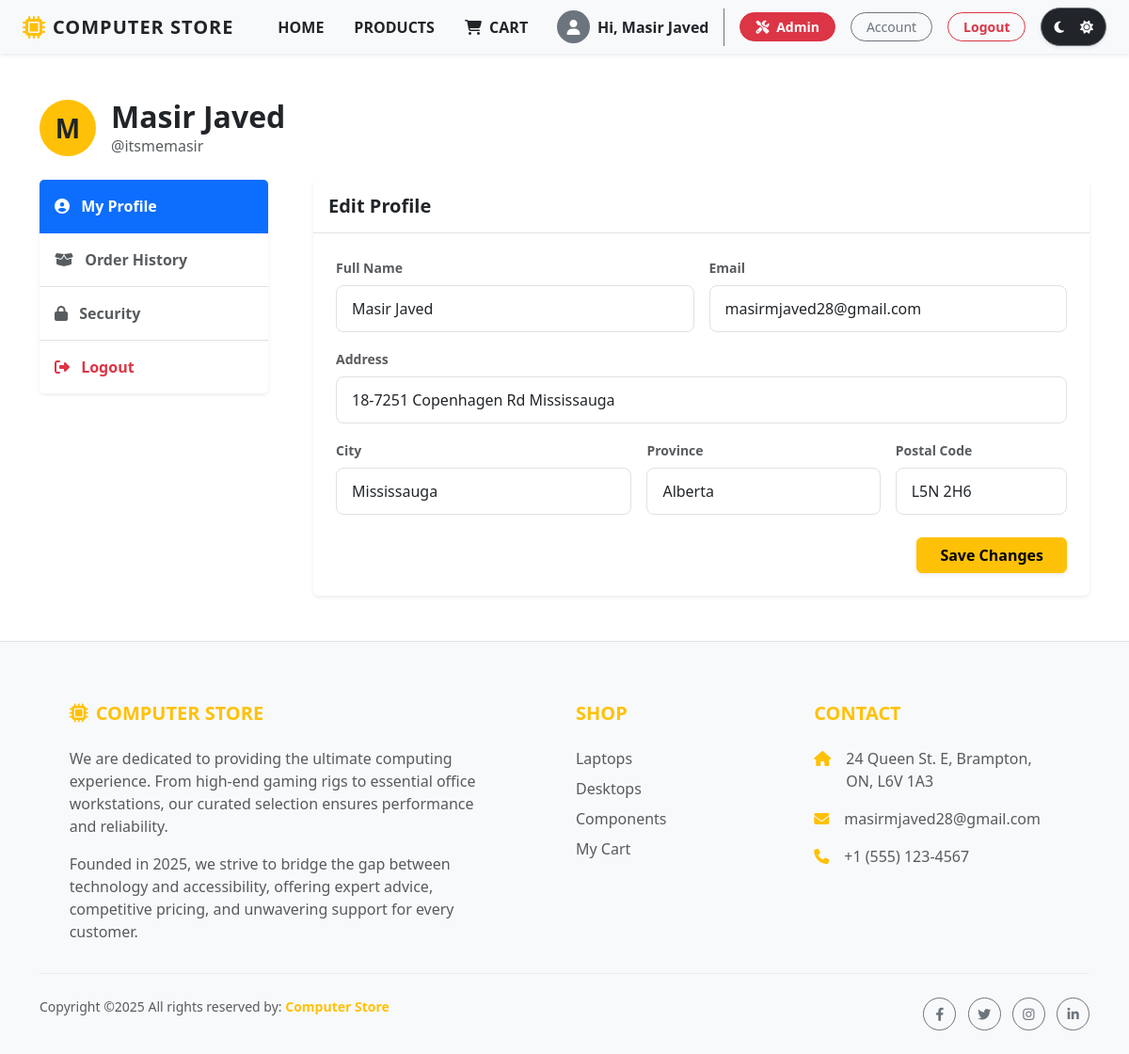
Page /account.php (signed in) on the committed database.
### tables this page shows
CREATE TABLE `users` (
  `id` int(11) NOT NULL,
  `name` varchar(255) NOT NULL,
  `email` varchar(255) NOT NULL,
  `username` varchar(50) DEFAULT NULL,
  `password` varchar(255) NOT NULL,
  `is_admin` tinyint(1) DEFAULT 0,
  `address` varchar(255) DEFAULT NULL,
  `city` varchar(100) DEFAULT NULL,
  `province` varchar(100) DEFAULT NULL,
  `postal_code` varchar(20) DEFAULT NULL
);

### account.php (the view, shortened to what this page needs)
<?php
require_once "./includes/header.php";
require_once "./db/conn.php";
$user_id = $_SESSION['id'];
$user_sql = "SELECT name, email, username, address, city, province, postal_code FROM users WHERE id = ?";
$user_data = [];
if ($stmt = mysqli_prepare($conn, $user_sql)) {
    mysqli_stmt_bind_param($stmt, "i", $user_id);
    mysqli_stmt_execute($stmt);
    $result = mysqli_stmt_get_result($stmt);
    $user_data = mysqli_fetch_assoc($result);
}
?>
<div class="container py-5">
    <div class="d-flex align-items-center gap-3 mb-4">
        <div class="bg-warning text-dark rounded-circle d-flex align-items-center justify-content-center fw-bold fs-3" style="width: 60px; height: 60px;">
            <?php echo strtoupper(substr($user_data['name'], 0, 1)); ?>
        </div>
        <div>
            <h2 class="fw-bold m-0"><?php echo htmlspecialchars($user_data['name']); ?></h2>
            <p class="text-muted m-0">@<?php echo htmlspecialchars($user_data['username']); ?></p>
        </div>
    </div>
    <div class="row g-5">
        <div class="col-lg-3">
            <div class="card border-0 shadow-sm">
                <div class="list-group list-group-flush">
                    <a class="list-group-item list-group-item-action active fw-bold py-3" data-bs-toggle="list" href="#profile">
                        <i class="fas fa-user-circle me-2"></i> My Profile
                    </a>
                    <a class="list-group-item list-group-item-action fw-bold py-3" data-bs-toggle="list" href="#orders">
                        <i class="fas fa-box-open me-2"></i> Order History
                    </a>
                    <a class="list-group-item list-group-item-action fw-bold py-3" data-bs-toggle="list" href="#settings">
                        <i class="fas fa-lock me-2"></i> Security
                    </a>
                    <a href="logout.php" class="list-group-item list-group-item-action text-danger fw-bold py-3">
                        <i class="fas fa-sign-out-alt me-2"></i> Logout
                    </a>
                </div>
            </div>
        </div>
        <div class="col-lg-9">
            <div class="tab-content">
                <div class="tab-pane fade show active" id="profile">
                    <div class="card border-0 shadow-sm">
                        <div class="card-header bg-transparent border-bottom py-3">
                            <h5 class="fw-bold m-0">Edit Profile</h5>
                        </div>
                        <div class="card-body p-4">
                            <form method="POST">
                                <div class="row g-3">
                                    <div class="col-md-6">
                                        <label class="form-label small fw-bold text-muted">Full Name</label>
                                        <input type="text" name="name" class="form-control" value="<?php echo htmlspecialchars($user_data['name']); ?>" required>
                                    </div>
                                    <div class="col-md-6">
                                        <label class="form-label small fw-bold text-muted">Email</label>
                                        <input type="email" name="email" class="form-control" value="<?php echo htmlspecialchars($user_data['email']); ?>" required>
                                    </div>
                                    <div class="col-12">
                                        <label class="form-label small fw-bold text-muted">Address</label>
                                        <input type="text" name="address" class="form-control" value="<?php echo htmlspecialchars($user_data['address']); ?>">
                                    </div>
                                    <div class="col-md-5">
                                        <label class="form-label small fw-bold text-muted">City</label>
                                        <input type="text" name="city" class="form-control" value="<?php echo htmlspecialchars($user_data['city']); ?>">
                                    </div>
                                    <div class="col-md-4">
                                        <label class="form-label small fw-bold text-muted">Province</label>
                                        <input type="text" name="province" class="form-control" value="<?php echo htmlspecialchars($user_data['province']); ?>">
                                    </div>
                                    <div class="col-md-3">
                                        <label class="form-label small fw-bold text-muted">Postal Code</label>
                                        <input type="text" name="zip" class="form-control" value="<?php echo htmlspecialchars($user_data['postal_code']); ?>">
                                    </div>
                                    <div class="col-12 mt-4 text-end">
                                        <button type="submit" name="update_profile" class="btn btn-warning fw-bold px-4 shadow-sm">Save Changes</button>
                                    </div>
                                </div>
                            </form>
                        </div>
                    </div>
                </div>
            </div>
        </div>
    </div>
</div>
<?php require_once "./includes/footer.php" ?>

### css/style.css (style rules this page uses)
.form-control, .form-select { padding: 0.75rem 1rem; border-radius: 8px; border: 1px solid #dee2e6; }

### rows in the picture
users: name "M", name "Masir Javed", username "itsmemasir", email "masirmjaved28@gmail.com", address "18-7251 Copenhagen Rd Mississauga", city "Mississauga", province "Alberta", zip "L5N 2H6"

### other values in the picture
$_SESSION['name'] "Masir Javed"
